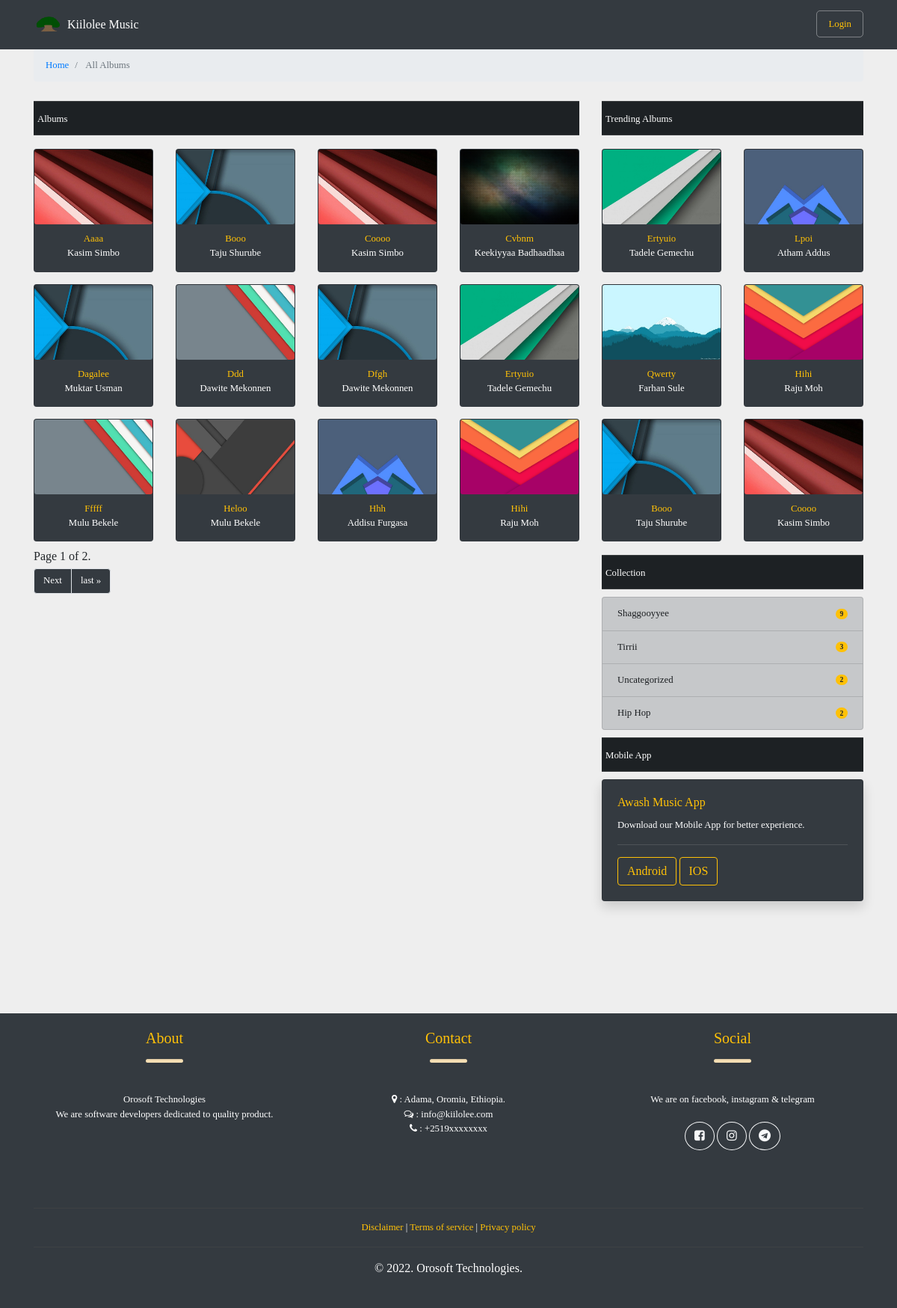
The page /albums/ on the database its author committed.
### music/models.py (models this page shows, shortened)
class Album(models.Model):
    alb_title = models.CharField(max_length=50)
    alb_slug = models.CharField(max_length=50)
    alb_about = models.CharField(max_length=1000, blank=True, null=True)
    alb_release_date = models.DateTimeField( auto_now=True, blank=True, null=True )
    alb_views = models.BigIntegerField(default=1)
    alb_meta_tags = models.TextField(max_length=1000, blank=True, default="-")
    alb_cover = models.FileField(upload_to=image_directory_path,
        validators=[FileExtensionValidator(
                        ['jpg','png','gif']
                    )]
    )
    artist = models.ForeignKey(
        Artist,
        on_delete=models.CASCADE
    )
    class Meta:
        ordering = ['alb_title']
        verbose_name_plural = "   Albums"

class Artist(models.Model):
    art_firstname = models.CharField(max_length=50)
    art_lastname = models.CharField(max_length=50)
    art_username = models.CharField(max_length=50, unique=True)
    art_about = models.TextField(max_length=1000, blank=True)
    art_meta_tags = models.TextField(max_length=1000, blank=True, default="-")
    added_date = models.DateTimeField( blank=True, null=True )
    art_prof_pic = models.FileField(upload_to=image_directory_path,
        validators=[FileExtensionValidator(
                        ['jpg','png','gif']
                    )]
    )
    class Meta:
        ordering = ['art_username']
        verbose_name_plural = "    Artists"
    @property
    def full_name(self):
        return '%s %s' % (self.art_firstname, self.art_lastname)

class Category(models.Model):
    cat_name = models.CharField(max_length=50)
    cat_slug = models.CharField(max_length=50, unique=True )
    cat_cover_pic = models.FileField(upload_to=image_directory_path,
        validators=[FileExtensionValidator(
                        ['jpg','png','gif']
                    )]
    )
    class Meta:
        verbose_name_plural = "Categories"

### music/views.py (the view)
# urls.py: path('albums/', views.all_albums, name="all_albums" ),
def all_albums(request):
    all_albums = Album.objects.order_by('alb_title' ).exclude(  alb_title = 'singles' )
    categories = Category.objects.all()
    paginator = Paginator(all_albums, 12)
    page_number = request.GET.get('alb')
    albums = paginator.get_page(page_number)
    trending_albums = Album.objects.order_by(
            'alb_release_date'
        ).exclude(
            alb_title = 'singles'
        ) [:6]
    template = loader.get_template('music/all_albums.html')
    context = {
        'albums': albums,
        'trending_albums': trending_albums,
        'categories':categories,
    }
    return HttpResponse( template.render(context, request) )

### music/templates/music/all_albums.html (shortened to what this page needs)
{% extends 'base_layout.html' %}
{% block content %}
<div class="container">
    <div class="row">
        <div class="col-12 " style="padding: -10px; ">
            <ul class="breadcrumb small">
                <li class="breadcrumb-item"><a href="/"> Home </a></li>
                <li class="breadcrumb-item active"> All Albums </li>
            </ul>
        </div>
        <div class="col-12 col-sm-12 col-md-8">
            <div class="mheading">
                <span class="text-white small">Albums</span>
            </div>
            <div class="row">
                {% for album in albums %}
                <div class="col-4 col-sm-4 col-md-4 col-lg-3 mt-2 mb-2 card-click">
                    <a href="{% url 'music:album_page' artist=album.artist.art_username album=album.alb_slug %}"
                        class="no-underline">
                        <div class="card mcard bg-dark text-white">
                            <img class="card-img " src="/media/{{ album.alb_cover }}" alt="Art image"
                                style="height: 100px;">
                            <div class="card-body text-center">
                                <p class="card-text small" style="margin: -10px;">
                                    <span class="text-warning"> {{ album.alb_title | title}} </span>
                                    <br>
                                    {{ album.artist.full_name | title }}
                                </p>
                            </div>
                        </div>
                    </a>
                </div>
                {% endfor %}
            </div>
            <span class="current">
                Page {{ albums.number }} of {{ albums.paginator.num_pages }}.
            </span>
            <ul class="pagination mt-1">
                {% if albums.has_next %}
                <li class="page-item small"><a class="page-link bg-dark text-white"
                        href="?alb={{ albums.next_page_number }}">Next</a></li>
                <li class="page-item small"><a class="page-link bg-dark text-white"
                        href="?alb={{ albums.paginator.num_pages }}">last &raquo;</a></li>
                {% endif %}
            </ul>
        </div>
        <div class="col-12 col-sm-12 col-md-4">
            <div class="mheading">
                <span class="text-white small">Trending Albums</span>
            </div>
            <div class="row">
                {% for album in trending_albums %}
                <div class="col-4 col-sm-4 col-md-12 col-lg-6 mt-2 mb-2 card-click">
                    <a href="{% url 'music:album_page' artist=album.artist.art_username album=album.alb_slug %}"
                        class="no-underline">
                        <div class="card mcard bg-dark text-white">
                            <img class="card-img " src="/media/{{ album.alb_cover }}" alt="Art image"
                                style="height: 100px;">
                            <div class="card-body text-center">
                                <p class="card-text small" style="margin: -10px;">
                                    <span class="text-warning"> {{ album.alb_title | title }} </span>
                                    <br>
                                    {{ album.artist.full_name | title }}
                                </p>
                            </div>
                        </div>
                    </a>
                </div>
                {% endfor %}
            </div>
            <div class="mheading">
                <span class="text-white small">Collection</span>
            </div>
            <div class="row">
                <div class="col">
                    <div class="list-group  ">
                        {% for category in categories %}
                        <a href="{% url 'music:category_slug' category=category.cat_slug %}"
                            class="list-group-item d-flex justify-content-between align-items-center list-group-item-action list-group-item-dark small">
                            {{ category.cat_name | title }}
                            <span class="badge badge-warning badge-pill"> {{ category.song_set.all.count }} </span>
                        </a>
                        {% endfor %}
                    </div>
                </div>
            </div>
            <div class="mheading">
                <span class="text-white small">Mobile App</span>
            </div>
            <div class="row">
                <div class="col">
                    <div class="card bg-dark text-white shadow ">
                        <div class="card-body">
                            <h6 class="card-title text-warning">Awash Music App</h6>
                            <div class="card-text small">Download our Mobile App for better experience.
                                <hr style="background-color: rgba(255, 255, 255, 0.171);">
                                <span>
                                    <a href="#" class="btn text-warning border-warning">Android</a>
                                </span>
                                <span>
                                    <a href="#" class="btn text-warning border-warning">IOS</a>
                                </span>
                            </div>
                        </div>
                    </div>
                </div>
            </div>
        </div>
    </div>
</div>
{% endblock %}

### static/style.css (style rules this page uses)
* { font-family: 'verdana'; }
body { background-color: #eee !important; }
.mheading { margin: 10px 0px; border-top: 1px solid rgba(128, 128, 128, 0.3); border-bottom: 1px solid rgba(128, 128, 128, 0.3); padding: 10px 5px; background-color: #1d2124; }
.mcard { border-bottom: 5px solid transparent !important; }

### rows shown on the page
Album: alb_cover (picture), alb_title "Aaaa", artist.full_name "Kasim Simbo"
Album: alb_cover (picture), alb_title "Booo", artist.full_name "Taju Shurube"
Album: alb_cover (picture), alb_title "Coooo", artist.full_name "Kasim Simbo"
Album: alb_cover (picture), alb_title "Cvbnm", artist.full_name "Keekiyyaa Badhaadhaa"
Album: alb_cover (picture), alb_title "Dagalee", artist.full_name "Muktar Usman"
Album: alb_cover (picture), alb_title "Ddd", artist.full_name "Dawite Mekonnen"
Album: alb_cover (picture), alb_title "Dfgh", artist.full_name "Dawite Mekonnen"
Album: alb_cover (picture), alb_title "Ertyuio", artist.full_name "Tadele Gemechu"
Album: alb_cover (picture), alb_title "Fffff", artist.full_name "Mulu Bekele"
Album: alb_cover (picture), alb_title "Heloo", artist.full_name "Mulu Bekele"
Album: alb_cover (picture), alb_title "Hhh", artist.full_name "Addisu Furgasa"
Album: alb_cover (picture), alb_title "Hihi", artist.full_name "Raju Moh"
Album: alb_cover (picture), alb_title "Lpoi", artist.full_name "Atham Addus"
Album: alb_cover (picture), alb_title "Qwerty", artist.full_name "Farhan Sule"
Category: cat_name "Shaggooyyee", song_set.all.count "9"
Category: cat_name "Tirrii", song_set.all.count "3"
Category: cat_name "Uncategorized", song_set.all.count "2"
Category: cat_name "Hip Hop", song_set.all.count "2"

### other values the page prints
{{ albums.number }} "1"
{{ albums.paginator.num_pages }} "2"
